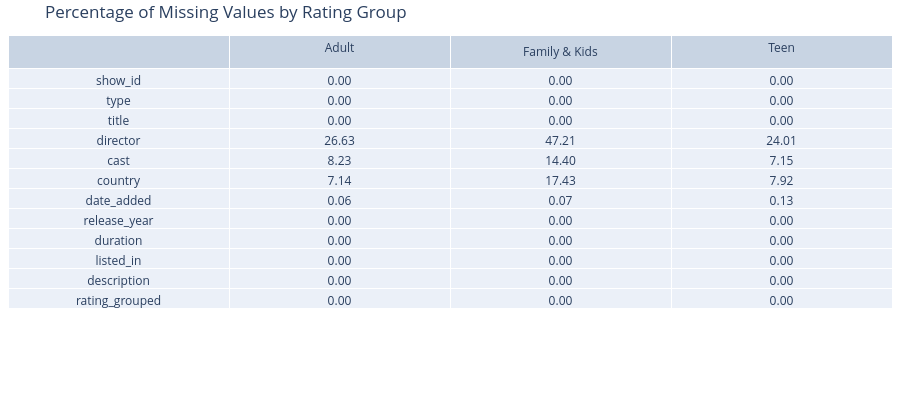

Here is the notebook cell this chart was saved with:
### Markdown cell above
Let's check whether missingness correlates with the label:

### Code cell
missing_by_label = (
    X_train.isna()
    .groupby(X_train["rating_grouped"])
    .mean()
    .T * 100
)

df_to_plotly_table(
    missing_by_label,
    "Percentage of Missing Values by Rating Group"
).show()

### Figure 1 — Plotly figure (JSON) as saved in the notebook; plotly's stock layout.template omitted (floating-point values rounded to 4 significant figures)
{"data": [{"cells": {"values": [["show_id", "type", "title", "director", "cast", "country", "date_added", "release_year", "duration", "listed_in", "description", "rating_grouped"], ["0.00", "0.00", "0.00", "26.63", "8.23", "7.14", "0.06", "0.00", "0.00", "0.00", "0.00", "0.00"], ["0.00", "0.00", "0.00", "47.21", "14.40", "17.43", "0.07", "0.00", "0.00", "0.00", "0.00", "0.00"], ["0.00", "0.00", "0.00", "24.01", "7.15", "7.92", "0.13", "0.00", "0.00", "0.00", "0.00", "0.00"]]}, "header": {"values": ["", "Adult", "Family & Kids", "Teen"]}, "type": "table"}], "layout": {"height": 408, "margin": {"b": 8, "l": 8, "r": 8, "t": 35}, "title": {"text": "Percentage of Missing Values by Rating Group"}}}
